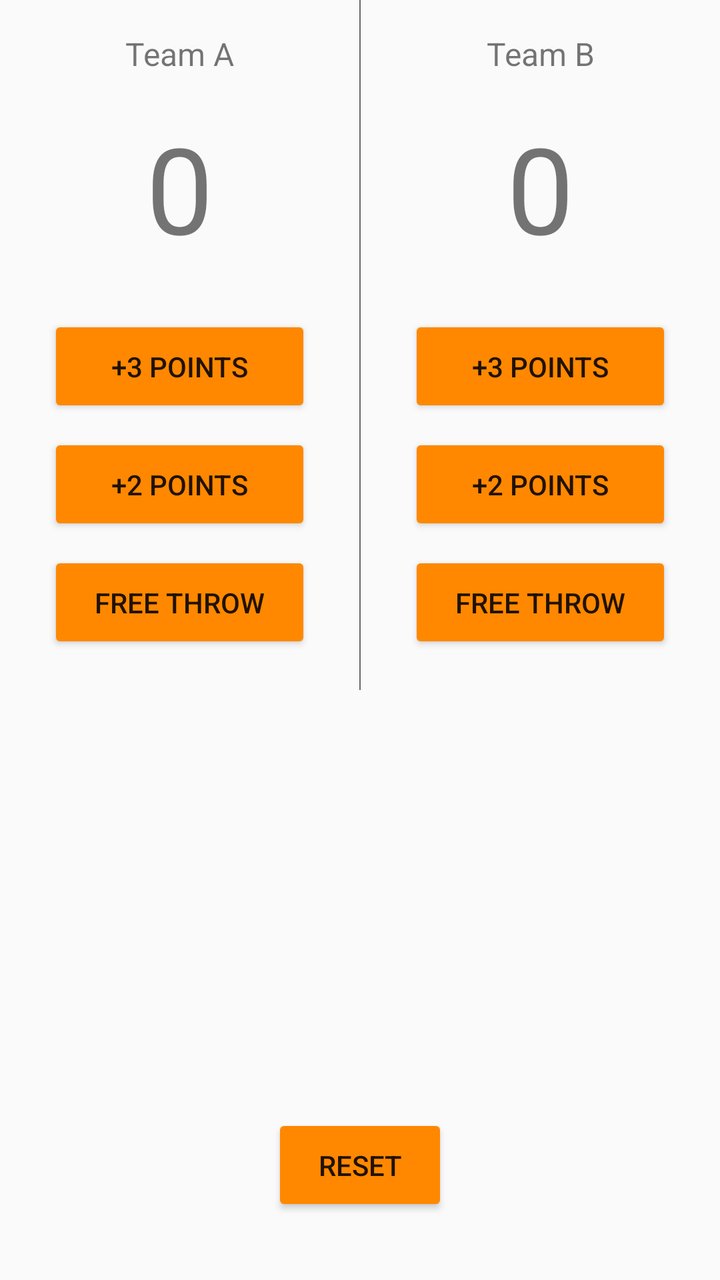
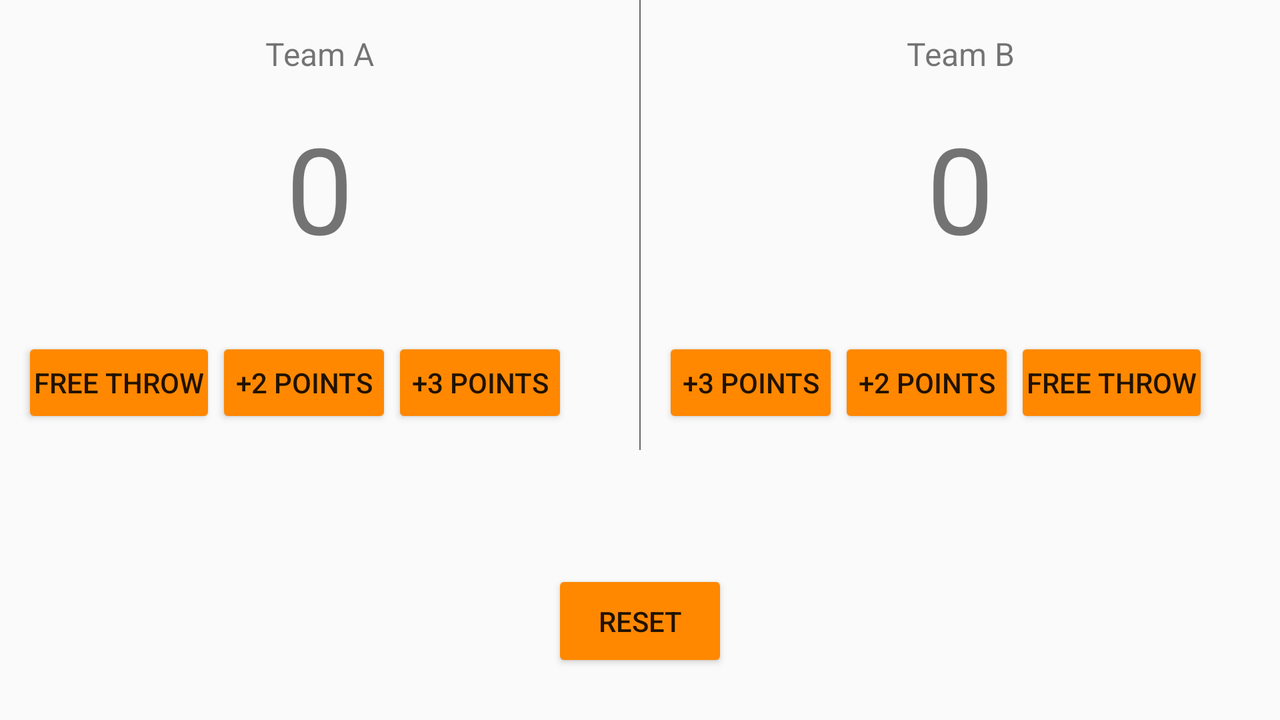

The same Android screen from two of the app's own layout files: first res/layout/ as a phone draws it, then the author's variant for another configuration, drawn on a device whose configuration selects that folder. Both files follow.
<!-- AndroidManifest.xml: application theme AppTheme -->
<!-- res/layout/activity_main.xml -->
<?xml version="1.0" encoding="utf-8"?>
<RelativeLayout xmlns:android="http://schemas.android.com/apk/res/android"
    xmlns:app="http://schemas.android.com/apk/res-auto"
    xmlns:tools="http://schemas.android.com/tools"
    android:layout_width="match_parent"
    android:layout_height="match_parent"
    tools:context="com.example.pc.courtcounter.MainActivity">

    <LinearLayout
        android:layout_width="match_parent"
        android:layout_height="wrap_content"
        android:layout_weight="1"

        android:orientation="horizontal">

        <LinearLayout
            android:layout_width="match_parent"
            android:layout_height="match_parent"
            android:layout_weight="1"
            android:orientation="vertical">

            <TextView
                android:id="@+id/textView1"
                android:layout_width="match_parent"
                android:layout_height="wrap_content"
                android:text="@string/text_teamA_lebal"
                android:gravity="center"
                android:textSize="16dp"
                android:paddingTop="16dp"
                android:paddingBottom="16dp"
                />

            <TextView
                android:id="@+id/textView2"
                android:layout_width="match_parent"
                android:layout_height="wrap_content"
                android:text="0"
                android:gravity="center"
                android:textSize="60dp"
                android:layout_marginBottom="24dp"
                />

            <Button
                android:id="@+id/teamA_add3"
                android:layout_width="match_parent"
                android:layout_height="wrap_content"
                android:text="@string/btn_add3_lebal"
                android:layout_marginBottom="8dp"
                android:layout_marginLeft="24dp"
                android:layout_marginRight="24dp"
                android:padding="16dp"
                android:onClick="aAdd3"
                />

            <Button
                android:id="@+id/teamA_add2"
                android:layout_width="match_parent"
                android:layout_height="wrap_content"
                android:text="@string/btn_add2_lebal"
                android:layout_marginBottom="8dp"
                android:layout_marginLeft="24dp"
                android:layout_marginRight="24dp"
                android:padding="16dp"
                android:onClick="aAdd2"
                />

            <Button
                android:id="@+id/teamA_add1"
                android:layout_width="match_parent"
                android:layout_height="wrap_content"
                android:text="@string/btn_add1_lebal"
                android:layout_marginBottom="8dp"
                android:layout_marginLeft="24dp"
                android:layout_marginRight="24dp"
                android:padding="16dp"
                android:onClick="aAdd1"
                />


        </LinearLayout>

        <View
            android:layout_width="0.5dip"
            android:layout_height="345dp"
            android:background="#686868" />

        <LinearLayout
            android:layout_width="match_parent"
            android:layout_height="match_parent"
            android:layout_weight="1"
            android:orientation="vertical">

            <TextView
                android:id="@+id/textView3"
                android:layout_width="match_parent"
                android:layout_height="wrap_content"
                android:text="@string/text_teamB_lebal"
                android:gravity="center"
                android:textSize="16dp"
                android:paddingTop="16dp"
                android:layout_marginBottom="16dp"
                />

            <TextView
                android:id="@+id/textView4"
                android:layout_width="match_parent"
                android:layout_height="wrap_content"
                android:text="0"
                android:textSize="60dp"
                android:gravity="center"
                android:layout_marginBottom="24dp"
                />

            <Button
                android:id="@+id/teamB_add3"
                android:layout_width="match_parent"
                android:layout_height="wrap_content"
                android:text="@string/btn_add3_lebal"
                android:layout_marginBottom="8dp"
                android:layout_marginLeft="24dp"
                android:layout_marginRight="24dp"
                android:padding="16dp"
                android:onClick="bAdd3"
                />

            <Button
                android:id="@+id/teamB_add2"
                android:layout_width="match_parent"
                android:layout_height="wrap_content"
                android:text="@string/btn_add2_lebal"
                android:layout_marginBottom="8dp"
                android:layout_marginLeft="24dp"
                android:layout_marginRight="24dp"
                android:padding="16dp"
                android:onClick="bAdd2"
                />

            <Button
                android:id="@+id/teamB_add1"
                android:layout_width="match_parent"
                android:layout_height="wrap_content"
                android:text="@string/btn_add1_lebal"
                android:layout_marginBottom="8dp"
                android:layout_marginLeft="24dp"
                android:layout_marginRight="24dp"
                android:padding="16dp"
                android:onClick="bAdd1"
                />
        </LinearLayout>
    </LinearLayout>

    <Button
        android:id="@+id/button7"
        android:layout_width="wrap_content"
        android:layout_height="wrap_content"
        android:layout_alignParentBottom="true"
        android:layout_centerHorizontal="true"
        android:padding="16dp"
        android:layout_marginBottom="32dp"
        android:text="@string/btn_reset_lebal"
        android:onClick="resetOrz"
        />

</RelativeLayout>
<!-- resources referenced by this layout -->
<resources>
  <string name="btn_add1_lebal">FREE THROW</string>
  <string name="btn_add2_lebal">+2 POINTS</string>
  <string name="btn_add3_lebal">+3 POINTS</string>
  <string name="btn_reset_lebal">RESET</string>
  <string name="text_teamA_lebal">Team A</string>
  <string name="text_teamB_lebal">Team B</string>
  <style name="AppTheme" parent="Theme.AppCompat.Light.DarkActionBar">
          
          <item name="colorPrimary">@android:color/holo_orange_dark</item>
          <item name="colorPrimaryDark">@android:color/darker_gray</item>
          <item name="colorAccent">@android:color/holo_orange_dark</item>
          <item name="colorButtonNormal">@android:color/holo_orange_dark</item>
      </style>
</resources>
<!-- res/layout-land/activity_main.xml (the author's variant of the layout above) -->
<!-- drawn on the phone turned sideways -->
<?xml version="1.0" encoding="utf-8"?>
<RelativeLayout xmlns:android="http://schemas.android.com/apk/res/android"
    xmlns:app="http://schemas.android.com/apk/res-auto"
    xmlns:tools="http://schemas.android.com/tools"
    android:layout_width="match_parent"
    android:layout_height="match_parent"
    tools:context="com.example.pc.courtcounter.MainActivity">

    <LinearLayout
        android:layout_width="match_parent"
        android:layout_height="wrap_content"
        android:layout_weight="1"

        android:orientation="horizontal">

        <LinearLayout
            android:layout_width="match_parent"
            android:layout_height="match_parent"
            android:layout_weight="1"
            android:orientation="vertical">

            <TextView
                android:id="@+id/textView1"
                android:layout_width="match_parent"
                android:layout_height="wrap_content"
                android:gravity="center"
                android:paddingBottom="16dp"
                android:paddingTop="16dp"
                android:textSize="16dp"
                android:text="@string/text_teamA_lebal"
                />

            <TextView
                android:id="@+id/textView2"
                android:layout_width="match_parent"
                android:layout_height="wrap_content"
                android:layout_marginBottom="24dp"
                android:gravity="center"
                android:text="0"
                android:textSize="60dp" />

            <LinearLayout
                android:layout_width="wrap_content"
                android:layout_height="wrap_content"
                android:padding="11dp"
                android:orientation="horizontal">

                <Button
                    android:id="@+id/teamA_add1"
                    android:layout_width="match_parent"
                    android:layout_height="wrap_content"
                    android:layout_weight="1"
                    android:onClick="aAdd1"
                    android:padding="6dp"
                    android:text="@string/btn_add1_lebal" />

                <Button
                    android:id="@+id/teamA_add2"
                    android:layout_width="wrap_content"
                    android:layout_height="wrap_content"
                    android:layout_weight="1"
                    android:onClick="aAdd2"
                    android:padding="6dp"
                    android:text="@string/btn_add2_lebal" />

                <Button
                    android:id="@+id/teamA_add3"
                    android:layout_width="wrap_content"
                    android:layout_height="wrap_content"
                    android:layout_weight="1"
                    android:onClick="aAdd3"
                    android:padding="6dp"
                    android:text="@string/btn_add3_lebal" />
            </LinearLayout>


        </LinearLayout>

        <View
            android:layout_width="0.5dip"
            android:layout_height="225dp"
            android:background="#686868" />

        <LinearLayout
            android:layout_width="match_parent"
            android:layout_height="match_parent"
            android:layout_weight="1"
            android:orientation="vertical">

            <TextView
                android:id="@+id/textView3"
                android:layout_width="match_parent"
                android:layout_height="wrap_content"
                android:text="@string/text_teamB_lebal"
                android:gravity="center"
                android:paddingBottom="16dp"
                android:paddingTop="16dp"
                android:textSize="16dp"
                />

            <TextView
                android:id="@+id/textView4"
                android:layout_width="match_parent"
                android:layout_height="wrap_content"
                android:text="0"
                android:textSize="60dp"
                android:gravity="center"
                android:layout_marginBottom="24dp"
                />

            <LinearLayout
                android:layout_width="wrap_content"
                android:layout_height="wrap_content"
                android:padding="11dp"
                android:orientation="horizontal">

                <Button
                    android:id="@+id/teamB_add3"
                    android:layout_width="match_parent"
                    android:layout_height="wrap_content"
                    android:layout_weight="1"
                    android:onClick="bAdd3"
                    android:padding="6dp"
                    android:text="@string/btn_add3_lebal" />

                <Button
                    android:id="@+id/teamB_add2"
                    android:layout_width="match_parent"
                    android:layout_height="wrap_content"
                    android:layout_weight="1"
                    android:onClick="bAdd2"
                    android:padding="6dp"
                    android:text="@string/btn_add2_lebal" />

                <Button
                    android:id="@+id/teamB_add1"
                    android:layout_width="match_parent"
                    android:layout_height="wrap_content"
                    android:layout_weight="1"
                    android:onClick="bAdd1"
                    android:padding="6dp"
                    android:text="@string/btn_add1_lebal" />
            </LinearLayout>

        </LinearLayout>
    </LinearLayout>

    <Button
        android:id="@+id/button7"
        android:layout_width="wrap_content"
        android:layout_height="wrap_content"
        android:layout_alignParentBottom="true"
        android:layout_centerHorizontal="true"
        android:padding="16dp"
        android:layout_marginBottom="24dp"
        android:text="@string/btn_reset_lebal"
        android:onClick="resetOrz"
        />

</RelativeLayout>
